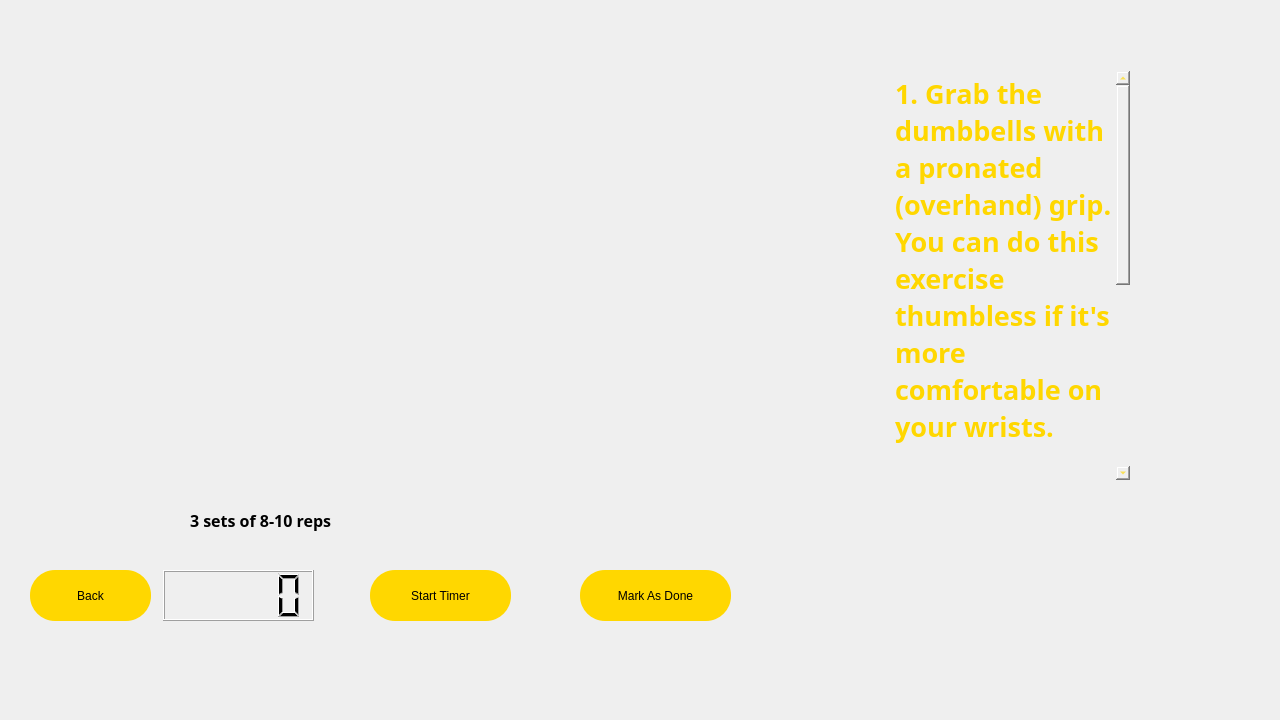
<?xml version="1.0" encoding="UTF-8"?>
<ui version="4.0">
 <class>armsbeginner</class>
 <widget class="QDialog" name="armsbeginner">
  <property name="geometry">
   <rect>
    <x>0</x>
    <y>0</y>
    <width>1280</width>
    <height>720</height>
   </rect>
  </property>
  <property name="windowTitle">
   <string>Dialog</string>
  </property>
  <property name="styleSheet">
   <string notr="true">#armsbeginner{
border-image: url(:/images/abstract-textured-backgound.jpg);
}</string>
  </property>
  <widget class="QWidget" name="disc" native="true">
   <property name="geometry">
    <rect>
     <x>850</x>
     <y>10</y>
     <width>321</width>
     <height>521</height>
    </rect>
   </property>
   <property name="styleSheet">
    <string notr="true">#disc{
	border-image: url(:/images/Untitled_design.png);
}</string>
   </property>
   <widget class="QPlainTextEdit" name="plainTextEdit">
    <property name="geometry">
     <rect>
      <x>40</x>
      <y>60</y>
      <width>241</width>
      <height>411</height>
     </rect>
    </property>
    <property name="font">
     <font>
      <family>Bahnschrift SemiBold Condensed</family>
      <pointsize>20</pointsize>
      <bold>true</bold>
     </font>
    </property>
    <property name="styleSheet">
     <string notr="true">background-color:transparent;
color:rgb(255,215,0);</string>
    </property>
    <property name="plainText">
     <string>1. Grab the dumbbells with a pronated (overhand) grip. You can do this exercise thumbless if it's more comfortable on your wrists.

2. Flex at the elbows until your biceps touch your forearms. Try not to let your elbows flair outward.</string>
    </property>
   </widget>
  </widget>
  <widget class="QLCDNumber" name="lcdTimer">
   <property name="geometry">
    <rect>
     <x>163</x>
     <y>570</y>
     <width>151</width>
     <height>51</height>
    </rect>
   </property>
  </widget>
  <widget class="QPushButton" name="startimerb">
   <property name="geometry">
    <rect>
     <x>370</x>
     <y>570</y>
     <width>141</width>
     <height>51</height>
    </rect>
   </property>
   <property name="styleSheet">
    <string notr="true">QPushButton#startimerb {
    
	background-color: rgb(255, 215, 0);
	color: rgb(0, 0, 0);
 border-radius :25px solid black;
	}

	QPushButton#startimerb:hover{
    background-color: rgb(0, 142, 213);
	}

QPushButton#startimerb:pressed{
    background-color: rgb(0, 26, 141);
	}</string>
   </property>
   <property name="text">
    <string>Start Timer</string>
   </property>
  </widget>
  <widget class="QPushButton" name="backbutton">
   <property name="geometry">
    <rect>
     <x>30</x>
     <y>570</y>
     <width>121</width>
     <height>51</height>
    </rect>
   </property>
   <property name="styleSheet">
    <string notr="true">QPushButton#backbutton {
    
	background-color: rgb(255, 215, 0);
	color: rgb(0, 0, 0);
 border-radius :25px solid black;
	}

	QPushButton#backbutton:hover{
    background-color: rgb(0, 142, 213);
	}

QPushButton#backbutton:pressed{
    background-color: rgb(0, 26, 141);
	}</string>
   </property>
   <property name="text">
    <string>Back</string>
   </property>
  </widget>
  <widget class="QPushButton" name="madb">
   <property name="geometry">
    <rect>
     <x>580</x>
     <y>570</y>
     <width>151</width>
     <height>51</height>
    </rect>
   </property>
   <property name="styleSheet">
    <string notr="true">QPushButton#madb {
    
	background-color: rgb(255, 215, 0);
	color: rgb(0, 0, 0);
 border-radius :25px solid black;
	}

	QPushButton#madb:hover{
    background-color: rgb(0, 142, 213);
	}

QPushButton#madb:pressed{
    background-color: rgb(0, 26, 141);
	}</string>
   </property>
   <property name="text">
    <string>Mark As Done</string>
   </property>
  </widget>
  <widget class="QWidget" name="widget" native="true">
   <property name="geometry">
    <rect>
     <x>180</x>
     <y>490</y>
     <width>161</width>
     <height>61</height>
    </rect>
   </property>
   <property name="styleSheet">
    <string notr="true">
	border-image: url(:/images/abstract-textured-backgound.jpg);
</string>
   </property>
   <widget class="QLabel" name="label">
    <property name="geometry">
     <rect>
      <x>10</x>
      <y>10</y>
      <width>141</width>
      <height>41</height>
     </rect>
    </property>
    <property name="font">
     <font>
      <family>Bahnschrift SemiBold</family>
      <pointsize>12</pointsize>
      <bold>true</bold>
     </font>
    </property>
    <property name="text">
     <string>3 sets of 8-10 reps</string>
    </property>
   </widget>
  </widget>
 </widget>
 <resources/>
 <connections/>
</ui>
